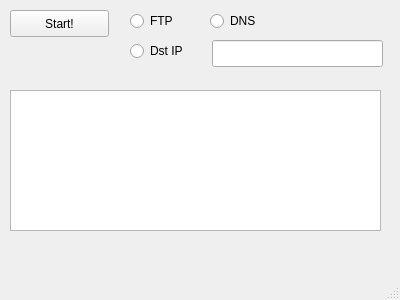
<?xml version="1.0" encoding="UTF-8"?>
<ui version="4.0">
 <class>MainWindow</class>
 <widget class="QMainWindow" name="MainWindow">
  <property name="geometry">
   <rect>
    <x>0</x>
    <y>0</y>
    <width>400</width>
    <height>300</height>
   </rect>
  </property>
  <property name="windowTitle">
   <string>MainWindow</string>
  </property>
  <widget class="QWidget" name="centralWidget">
   <widget class="QPushButton" name="pushButton">
    <property name="geometry">
     <rect>
      <x>10</x>
      <y>10</y>
      <width>99</width>
      <height>27</height>
     </rect>
    </property>
    <property name="text">
     <string>Start!</string>
    </property>
   </widget>
   <widget class="QPlainTextEdit" name="packetdata">
    <property name="geometry">
     <rect>
      <x>10</x>
      <y>90</y>
      <width>371</width>
      <height>141</height>
     </rect>
    </property>
    <property name="plainText">
     <string/>
    </property>
   </widget>
   <widget class="QRadioButton" name="radioButton">
    <property name="geometry">
     <rect>
      <x>130</x>
      <y>10</y>
      <width>117</width>
      <height>22</height>
     </rect>
    </property>
    <property name="text">
     <string>FTP</string>
    </property>
   </widget>
   <widget class="QRadioButton" name="radioButton_2">
    <property name="geometry">
     <rect>
      <x>210</x>
      <y>10</y>
      <width>117</width>
      <height>22</height>
     </rect>
    </property>
    <property name="text">
     <string>DNS</string>
    </property>
   </widget>
   <widget class="QRadioButton" name="radioButton_3">
    <property name="geometry">
     <rect>
      <x>130</x>
      <y>40</y>
      <width>117</width>
      <height>22</height>
     </rect>
    </property>
    <property name="text">
     <string>Dst IP</string>
    </property>
   </widget>
   <widget class="QLineEdit" name="ipadd">
    <property name="geometry">
     <rect>
      <x>212</x>
      <y>40</y>
      <width>171</width>
      <height>27</height>
     </rect>
    </property>
   </widget>
  </widget>
  <widget class="QMenuBar" name="menuBar">
   <property name="geometry">
    <rect>
     <x>0</x>
     <y>0</y>
     <width>400</width>
     <height>20</height>
    </rect>
   </property>
  </widget>
  <widget class="QStatusBar" name="statusBar"/>
 </widget>
 <layoutdefault spacing="6" margin="11"/>
 <resources/>
 <connections/>
</ui>
